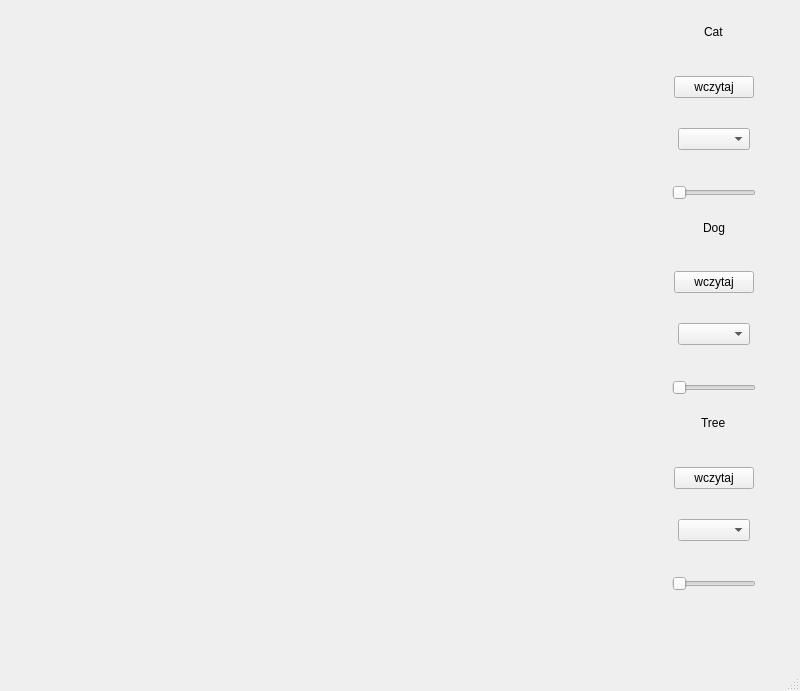
<?xml version="1.0" encoding="UTF-8"?>
<ui version="4.0">
 <class>AplhaBlending</class>
 <widget class="QMainWindow" name="AplhaBlending">
  <property name="geometry">
   <rect>
    <x>0</x>
    <y>0</y>
    <width>800</width>
    <height>691</height>
   </rect>
  </property>
  <property name="windowTitle">
   <string>AplhaBlending</string>
  </property>
  <widget class="QWidget" name="centralwidget">
   <widget class="QWidget" name="verticalLayoutWidget">
    <property name="geometry">
     <rect>
      <x>670</x>
      <y>20</y>
      <width>88</width>
      <height>581</height>
     </rect>
    </property>
    <layout class="QVBoxLayout" name="verticalLayout">
     <item>
      <layout class="QVBoxLayout" name="verticalLayout_4">
       <property name="spacing">
        <number>30</number>
       </property>
       <property name="topMargin">
        <number>5</number>
       </property>
       <property name="bottomMargin">
        <number>10</number>
       </property>
       <item alignment="Qt::AlignHCenter|Qt::AlignTop">
        <widget class="QLabel" name="label">
         <property name="text">
          <string>Cat</string>
         </property>
        </widget>
       </item>
       <item alignment="Qt::AlignHCenter">
        <widget class="QPushButton" name="catButton">
         <property name="text">
          <string>wczytaj</string>
         </property>
        </widget>
       </item>
       <item alignment="Qt::AlignHCenter|Qt::AlignVCenter">
        <widget class="QComboBox" name="comboBoxCat">
         <property name="currentIndex">
          <number>-1</number>
         </property>
        </widget>
       </item>
       <item alignment="Qt::AlignHCenter|Qt::AlignBottom">
        <widget class="QSlider" name="SliderCat">
         <property name="maximum">
          <number>255</number>
         </property>
         <property name="orientation">
          <enum>Qt::Horizontal</enum>
         </property>
        </widget>
       </item>
      </layout>
     </item>
     <item>
      <layout class="QVBoxLayout" name="verticalLayout_2">
       <property name="spacing">
        <number>30</number>
       </property>
       <property name="topMargin">
        <number>5</number>
       </property>
       <property name="bottomMargin">
        <number>10</number>
       </property>
       <item alignment="Qt::AlignHCenter|Qt::AlignTop">
        <widget class="QLabel" name="label_2">
         <property name="text">
          <string>Dog</string>
         </property>
        </widget>
       </item>
       <item alignment="Qt::AlignHCenter">
        <widget class="QPushButton" name="dogButton">
         <property name="text">
          <string>wczytaj</string>
         </property>
        </widget>
       </item>
       <item alignment="Qt::AlignHCenter|Qt::AlignVCenter">
        <widget class="QComboBox" name="comboBoxDog"/>
       </item>
       <item alignment="Qt::AlignHCenter|Qt::AlignBottom">
        <widget class="QSlider" name="SliderDog">
         <property name="maximum">
          <number>255</number>
         </property>
         <property name="orientation">
          <enum>Qt::Horizontal</enum>
         </property>
        </widget>
       </item>
      </layout>
     </item>
     <item>
      <layout class="QVBoxLayout" name="verticalLayout_3">
       <property name="spacing">
        <number>30</number>
       </property>
       <property name="topMargin">
        <number>5</number>
       </property>
       <property name="bottomMargin">
        <number>10</number>
       </property>
       <item alignment="Qt::AlignHCenter|Qt::AlignTop">
        <widget class="QLabel" name="label_3">
         <property name="text">
          <string>Tree</string>
         </property>
        </widget>
       </item>
       <item alignment="Qt::AlignHCenter">
        <widget class="QPushButton" name="treeButton">
         <property name="text">
          <string>wczytaj</string>
         </property>
        </widget>
       </item>
       <item alignment="Qt::AlignHCenter|Qt::AlignVCenter">
        <widget class="QComboBox" name="comboBoxTree"/>
       </item>
       <item alignment="Qt::AlignHCenter|Qt::AlignBottom">
        <widget class="QSlider" name="SliderTree">
         <property name="maximum">
          <number>255</number>
         </property>
         <property name="orientation">
          <enum>Qt::Horizontal</enum>
         </property>
        </widget>
       </item>
      </layout>
     </item>
    </layout>
   </widget>
  </widget>
  <widget class="QMenuBar" name="menubar">
   <property name="geometry">
    <rect>
     <x>0</x>
     <y>0</y>
     <width>800</width>
     <height>22</height>
    </rect>
   </property>
  </widget>
  <widget class="QStatusBar" name="statusbar"/>
 </widget>
 <resources/>
 <connections/>
</ui>
